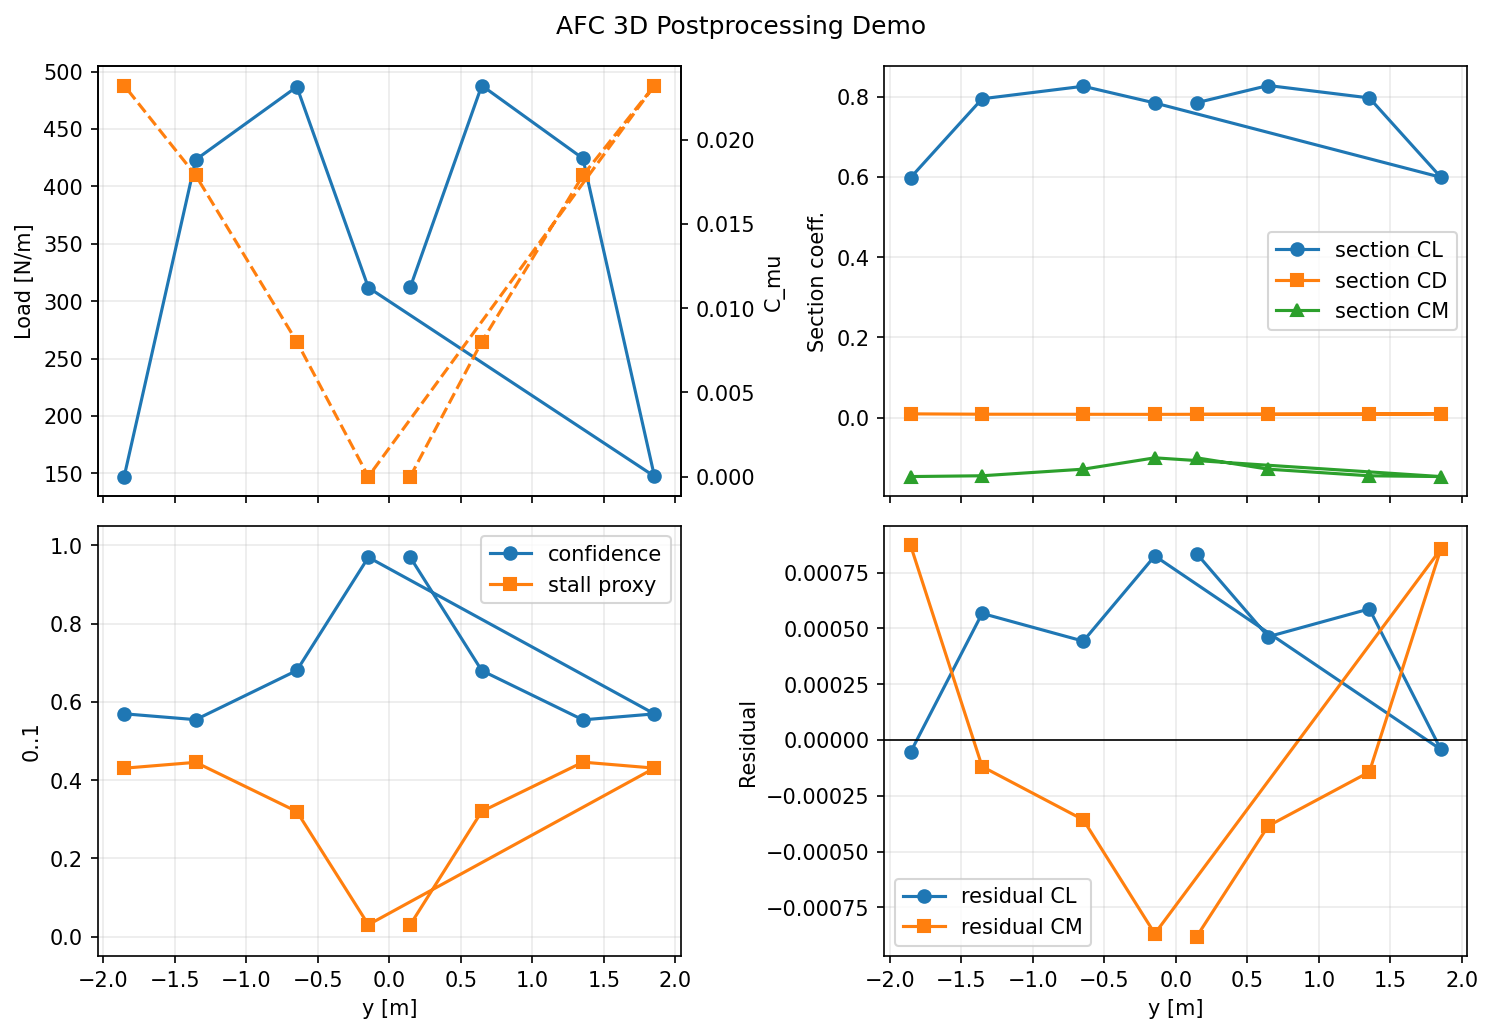

Python code for this plot:
"""
Post-process and plot a 3D AFC finite-wing analysis.

This example uses `NeuralFoilCamberedVLM`, but the same post-processing schema and plotting function also work with
`AFCNeuralFoilLiftingLine` and `AFCNeuralFoilNonlinearLiftingLine`.
"""

from pathlib import Path

import aerosandbox as asb
import aerosandbox.numpy as np


airplane = asb.Airplane(
    name="AFC Postprocessing Demo Wing",
    xyz_ref=[0.25, 0, 0],
    s_ref=4,
    c_ref=1,
    b_ref=4,
    wings=[
        asb.Wing(
            symmetric=True,
            xsecs=[
                asb.WingXSec(
                    xyz_le=[0, 0, 0],
                    chord=1.0,
                    airfoil=asb.Airfoil("naca4412"),
                ),
                asb.WingXSec(
                    xyz_le=[0.1, 2, 0],
                    chord=0.75,
                    twist=-2,
                    airfoil=asb.Airfoil("naca4412"),
                ),
            ],
        )
    ],
)

result = asb.NeuralFoilCamberedVLM(
    airplane=airplane,
    op_point=asb.OperatingPoint(velocity=30, alpha=5),
    C_mu=np.array([0.0, 0.015, 0.025]),
    x_jet=0.1,
    theta_jet=30,
    spanwise_resolution=4,
    chordwise_resolution=4,
    model_size="xsmall",
    match_CM=True,
    max_iterations=15,
).run()

print("AFC 3D post-processing summary")
print(f"CL                 : {float(result['CL']): .5f}")
print(f"CD                 : {float(result['CD']): .5f}")
print(f"CDi                : {float(result['CDi']): .5f}")
print(f"CDp                : {float(result['CDp']): .5f}")
print(f"CM                 : {float(result['CM']): .5f}")
print(f"root bending moment: {float(result['root_bending_moment']): .3f} N-m")
print(f"AFC power proxy    : {float(result['afc_power_proxy']): .5f}")
print(f"min confidence     : {float(np.min(result['analysis_confidence'])): .5f}")
print(f"max stall proxy    : {float(np.max(result['local_stall_indicator'])): .5f}")

output_path = Path(__file__).parent / "afc_3d_postprocessing.png"
asb.plot_spanwise_results(
    result,
    title="AFC 3D Postprocessing Demo",
    show=False,
    savefig=output_path,
)
print(f"Wrote {output_path}")
